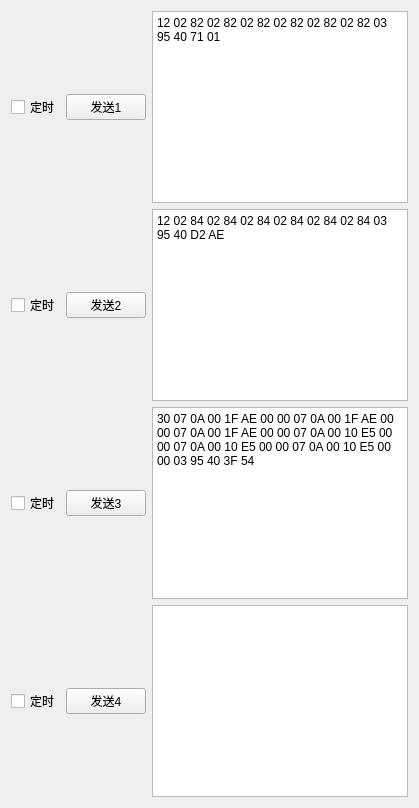
        <widget class="QWidget" name="tab_2">
         <attribute name="title">
          <string>发送数据</string>
         </attribute>
         <layout class="QVBoxLayout" name="verticalLayout_5">
          <item>
           <layout class="QHBoxLayout" name="horizontalLayout_2">
            <item>
             <widget class="QCheckBox" name="Tx_timer_1">
              <property name="text">
               <string>定时</string>
              </property>
             </widget>
            </item>
            <item>
             <widget class="QPushButton" name="Transmit_1">
              <property name="styleSheet">
               <string notr="true"/>
              </property>
              <property name="text">
               <string>发送1</string>
              </property>
             </widget>
            </item>
            <item>
             <widget class="QTextEdit" name="textEdit_1">
              <property name="sizePolicy">
               <sizepolicy hsizetype="Expanding" vsizetype="Expanding">
                <horstretch>0</horstretch>
                <verstretch>0</verstretch>
               </sizepolicy>
              </property>
              <property name="baseSize">
               <size>
                <width>123</width>
                <height>123</height>
               </size>
              </property>
              <property name="lineWidth">
               <number>1</number>
              </property>
              <property name="midLineWidth">
               <number>0</number>
              </property>
              <property name="html">
               <string>&lt;!DOCTYPE HTML PUBLIC &quot;-//W3C//DTD HTML 4.0//EN&quot; &quot;http://www.w3.org/TR/REC-html40/strict.dtd&quot;&gt;
&lt;html&gt;&lt;head&gt;&lt;meta name=&quot;qrichtext&quot; content=&quot;1&quot; /&gt;&lt;style type=&quot;text/css&quot;&gt;
p, li { white-space: pre-wrap; }
&lt;/style&gt;&lt;/head&gt;&lt;body style=&quot; font-family:'SimSun'; font-size:9pt; font-weight:400; font-style:normal;&quot;&gt;
&lt;p style=&quot; margin-top:0px; margin-bottom:0px; margin-left:0px; margin-right:0px; -qt-block-indent:0; text-indent:0px;&quot;&gt;12 02 82 02 82 02 82 02 82 02 82 02 82 03 95 40 71 01&lt;/p&gt;&lt;/body&gt;&lt;/html&gt;</string>
              </property>
             </widget>
            </item>
           </layout>
          </item>
          <item>
           <layout class="QHBoxLayout" name="horizontalLayout_3">
            <item>
             <widget class="QCheckBox" name="Tx_timer_2">
              <property name="text">
               <string>定时</string>
              </property>
              <property name="checked">
               <bool>false</bool>
              </property>
             </widget>
            </item>
            <item>
             <widget class="QPushButton" name="Transmit_2">
              <property name="text">
               <string>发送2</string>
              </property>
             </widget>
            </item>
            <item>
             <widget class="QTextEdit" name="textEdit_2">
              <property name="enabled">
               <bool>true</bool>
              </property>
              <property name="html">
               <string>&lt;!DOCTYPE HTML PUBLIC &quot;-//W3C//DTD HTML 4.0//EN&quot; &quot;http://www.w3.org/TR/REC-html40/strict.dtd&quot;&gt;
&lt;html&gt;&lt;head&gt;&lt;meta name=&quot;qrichtext&quot; content=&quot;1&quot; /&gt;&lt;style type=&quot;text/css&quot;&gt;
p, li { white-space: pre-wrap; }
&lt;/style&gt;&lt;/head&gt;&lt;body style=&quot; font-family:'SimSun'; font-size:9pt; font-weight:400; font-style:normal;&quot;&gt;
&lt;p style=&quot; margin-top:0px; margin-bottom:0px; margin-left:0px; margin-right:0px; -qt-block-indent:0; text-indent:0px;&quot;&gt;12 02 84 02 84 02 84 02 84 02 84 02 84 03 95 40 D2 AE&lt;/p&gt;&lt;/body&gt;&lt;/html&gt;</string>
              </property>
             </widget>
            </item>
           </layout>
          </item>
          <item>
           <layout class="QHBoxLayout" name="horizontalLayout_4">
            <item>
             <widget class="QCheckBox" name="Tx_timer_3">
              <property name="text">
               <string>定时</string>
              </property>
             </widget>
            </item>
            <item>
             <widget class="QPushButton" name="Transmit_3">
              <property name="text">
               <string>发送3</string>
              </property>
             </widget>
            </item>
            <item>
             <widget class="QTextEdit" name="textEdit_3">
              <property name="html">
               <string>&lt;!DOCTYPE HTML PUBLIC &quot;-//W3C//DTD HTML 4.0//EN&quot; &quot;http://www.w3.org/TR/REC-html40/strict.dtd&quot;&gt;
&lt;html&gt;&lt;head&gt;&lt;meta name=&quot;qrichtext&quot; content=&quot;1&quot; /&gt;&lt;style type=&quot;text/css&quot;&gt;
p, li { white-space: pre-wrap; }
&lt;/style&gt;&lt;/head&gt;&lt;body style=&quot; font-family:'SimSun'; font-size:9pt; font-weight:400; font-style:normal;&quot;&gt;
&lt;p style=&quot; margin-top:0px; margin-bottom:0px; margin-left:0px; margin-right:0px; -qt-block-indent:0; text-indent:0px;&quot;&gt;30 07 0A 00 1F AE 00 00 07 0A 00 1F AE 00 00 07 0A 00 1F AE 00 00 07 0A 00 10 E5 00 00 07 0A 00 10 E5 00 00 07 0A 00 10 E5 00 00 03 95 40 3F 54&lt;/p&gt;&lt;/body&gt;&lt;/html&gt;</string>
              </property>
             </widget>
            </item>
           </layout>
          </item>
          <item>
           <layout class="QHBoxLayout" name="horizontalLayout_5">
            <item>
             <widget class="QCheckBox" name="Tx_timer_4">
              <property name="text">
               <string>定时</string>
              </property>
             </widget>
            </item>
            <item>
             <widget class="QPushButton" name="Transmit_4">
              <property name="text">
               <string>发送4</string>
              </property>
             </widget>
            </item>
            <item>
             <widget class="QTextEdit" name="textEdit_4"/>
            </item>
           </layout>
          </item>
         </layout>
        </widget>
